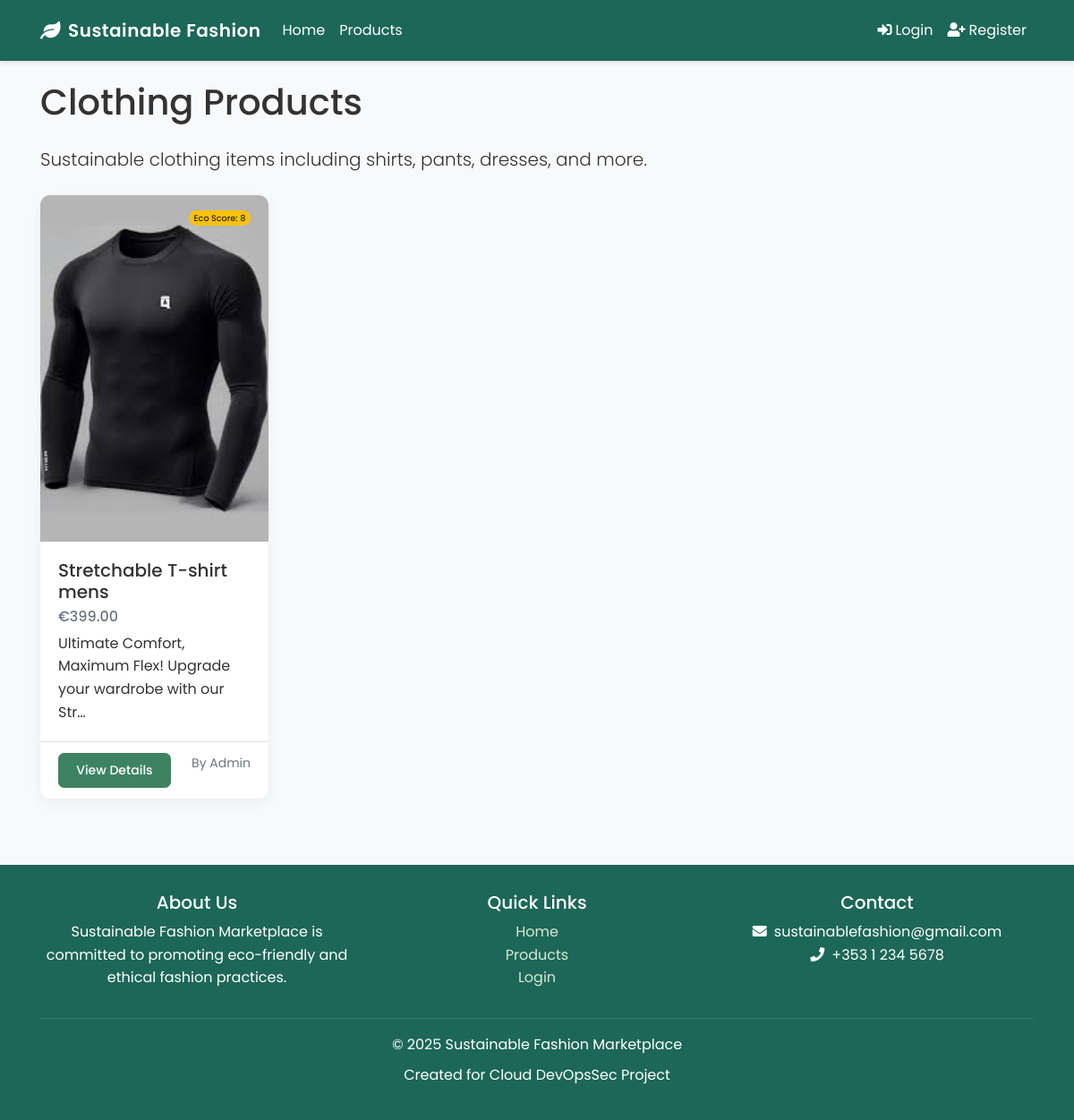
Page /category/1/ on the committed database.
### products/models.py (models this page shows, shortened)
class Category(models.Model):
    name = models.CharField(max_length=100)
    description = models.TextField(blank=True, null=True)
    class Meta:
        verbose_name_plural = "Categories"

class Product(models.Model):
    name = models.CharField(max_length=200)
    description = models.TextField()
    price = models.DecimalField(max_digits=10, decimal_places=2)
    category = models.ForeignKey(Category, on_delete=models.CASCADE, related_name='products')
    sustainability_score = models.IntegerField(default=0)  # Score from 0-100
    materials = models.CharField(max_length=255)
    image = models.ImageField(upload_to='product_images', default='default_product.jpg')
    seller = models.ForeignKey(User, on_delete=models.CASCADE)
    date_posted = models.DateTimeField(auto_now_add=True)
    in_stock = models.BooleanField(default=True)

### products/views.py (the view)
# urls.py: path('category/<int:category_id>/', views.category_products, name='category-products'),
def category_products(request, category_id):
    category = get_object_or_404(Category, id=category_id)
    products = Product.objects.filter(category=category).order_by('-date_posted')
    context = {
        'category': category,
        'products': products,
        'title': f'{category.name} Products'
    }
    return render(request, 'products/category_products.html', context)

### cart/context_processors.py (called while the page is built)
def cart_counter(request):
    if request.user.is_authenticated:
        cart_count = CartItem.objects.filter(user=request.user).count()
        return {'cart_count': cart_count}
    return {'cart_count': 0}

### templates/products/category_products.html
{% extends "base.html" %}
{% block content %}
    <h1 class="mb-4">{{ category.name }} Products</h1>
    <p class="lead mb-4">{{ category.description }}</p>
    <div class="row">
        {% for product in products %}
            <div class="col-lg-3 col-md-4 col-sm-6 mb-4">
                <div class="card h-100 product-card">
                    <div class="sustainability-badge">
                        {% if product.sustainability_score >= 80 %}
                            <span class="badge badge-success">Eco Score: {{ product.sustainability_score }}</span>
                        {% elif product.sustainability_score >= 50 %}
                            <span class="badge badge-info">Eco Score: {{ product.sustainability_score }}</span>
                        {% else %}
                            <span class="badge badge-warning">Eco Score: {{ product.sustainability_score }}</span>
                        {% endif %}
                    </div>
                    <img class="card-img-top" src="{{ product.image.url }}" alt="{{ product.name }}">
                    <div class="card-body">
                        <h5 class="card-title">{{ product.name }}</h5>
                        <h6 class="card-subtitle mb-2 text-muted">€{{ product.price }}</h6>
                        <p class="card-text">{{ product.description|truncatechars:70 }}</p>
                    </div>
                    <div class="card-footer bg-transparent">
                        <a href="{% url 'product-detail' product.id %}" class="btn btn-sm btn-primary">View Details</a>
                        <small class="text-muted float-right">
                            By {{ product.seller.username }}
                        </small>
                    </div>
                </div>
            </div>
        {% empty %}
            <div class="col-12">
                <div class="alert alert-info">
                    No products found in this category yet.
                </div>
            </div>
        {% endfor %}
    </div>
{% endblock content %}

### templates/base.html (style rules this page uses)
html { height: 100%; }
body { background-color: #f8f9fa; padding-top: 66px; font-family: 'Poppins', sans-serif; color: #333; line-height: 1.6; min-height: 100%; display: flex; flex-direction: column; }
.btn { border-radius: 0.4rem; padding: 0.5rem 1.2rem; transition: all 0.3s ease; font-weight: 500; }
.btn-primary { background-color: #3d8361; border-color: #3d8361; }
.card { border: none; border-radius: 0.7rem; overflow: hidden; box-shadow: 0 5px 15px rgba(0,0,0,0.05); transition: all 0.3s ease; }
.product-card { height: 100%; transition: transform 0.3s ease, box-shadow 0.3s ease; }
.sustainability-badge { position: absolute; top: 10px; right: 10px; z-index: 1; border-radius: 20px; padding: 5px 10px; font-size: 0.8rem; font-weight: 500; }
.badge { font-weight: 500; padding: 0.4em 0.6em; border-radius: 10px; }

### rows in the picture
Category: name "Clothing", description "Sustainable clothing items including shirts, pants, dresses, and more."
Product: sustainability_score "8", image (picture), name "Stretchable T-shirt mens", price "399.00", description "Ultimate Comfort, Maximum Flex! Upgrade your wardrobe with our Str…", seller.username "Admin"
